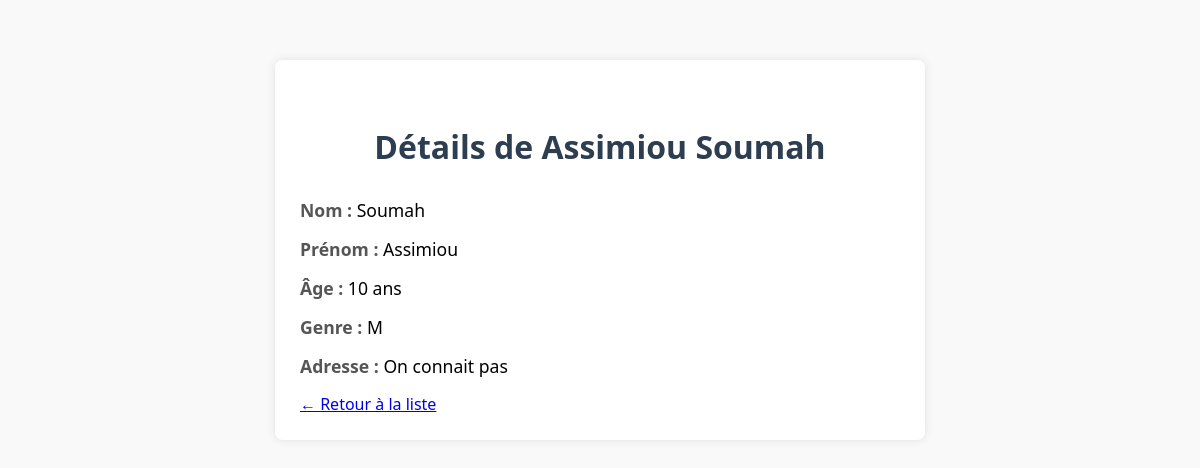
Screenshot of /personnes/personnes/4/detail/ with the database file from the repository.
### app1/models.py (models this page shows, shortened)
class Personne(models.Model):
    nom = models.CharField(max_length=100)         # Champ texte pour le nom
    prenom = models.CharField(max_length=100)      # Champ texte pour le prénom
    age = models.IntegerField()                    # Champ numérique pour l'âge
    genre = models.CharField(max_length=10)        # Champ texte pour le genre (M/F/autre)
    adresse = models.CharField(max_length=255)     # Champ texte pour l'adresse

### app1/views.py (the view)
# urls.py: path('personnes/<int:id>/detail/', views.detail_personne, name='detail_personne'),
def detail_personne(request, id):
    personne = get_object_or_404(Personne, pk=id)
    return render(request, 'detail.html', {'personne': personne})

### app1/templates/detail.html (shortened to what this page needs)
<!DOCTYPE html>
<html lang="fr">
<head>
    {% load static %}
    <link rel="stylesheet" href="{% static 'css/style.css' %}">
</head>
<body>
    <div class="detail-container">
        <h1>Détails de {{ personne.prenom }} {{ personne.nom }}</h1>
        <div class="info"><span class="label">Nom :</span> {{ personne.nom }}</div>
        <div class="info"><span class="label">Prénom :</span> {{ personne.prenom }}</div>
        <div class="info"><span class="label">Âge :</span> {{ personne.age }} ans</div>
        <div class="info"><span class="label">Genre :</span> {{ personne.genre }}</div>
        <div class="info"><span class="label">Adresse :</span> {{ personne.adresse }}</div>
        <div class="btn-retour">
            <a href="{% url 'liste_personnes' %}">← Retour à la liste</a>
        </div>
    </div>
</body>
</html>

### app1/static/css/style.css (style rules this page uses)
body { font-family: 'Segoe UI', sans-serif; background-color: #f9f9f9; margin: 0; padding: 0; }
h1 { text-align: center; margin-top: 40px; color: #2c3e50; }

### app1/templates/detail.html (style rules this page uses)
.detail-container { width: 50%; margin: 60px auto; padding: 25px; border-radius: 8px; box-shadow: 0 0 10px rgba(0,0,0,0.1); background-color: #fff; font-family: 'Segoe UI', sans-serif; }
.detail-container h1 { text-align: center; margin-bottom: 30px; color: #2c3e50; }
.info { margin-bottom: 15px; font-size: 1.1em; }
.label { font-weight: bold; color: #555; }

### rows the page displays
Personne: prenom "Assimiou", nom "Soumah", age "10", genre "M", adresse "On connait pas"
